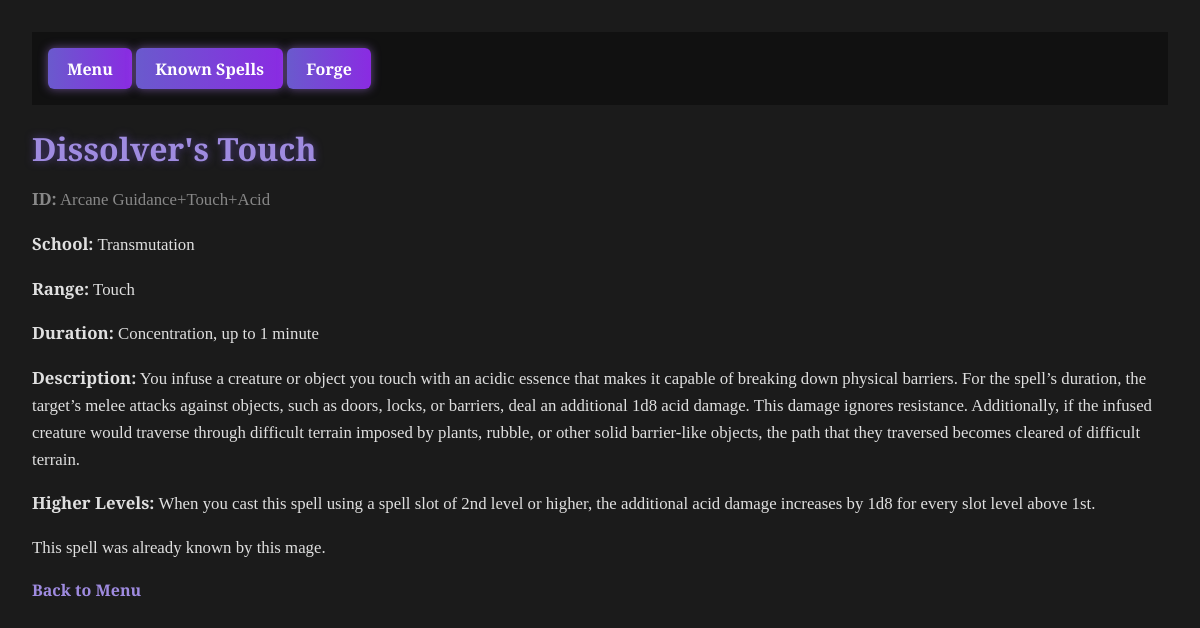
The app's page /spell/Arcane Guidance+Touch+Acid with its own data.
### tables this page shows
CREATE TABLE spell (
	id VARCHAR NOT NULL, 
	name VARCHAR NOT NULL, 
	school VARCHAR, 
	casting_time VARCHAR, 
	spell_range VARCHAR, 
	duration VARCHAR, 
	description TEXT, 
	higher_levels TEXT, 
	PRIMARY KEY (id)
);

### app.py (the view)
@app.route("/spell/<spell_id>")
def spell_detail(spell_id):
    conn = get_db_connection()
    spell = conn.execute("SELECT * FROM spell WHERE id = ?", (spell_id,)).fetchone()
    conn.close()
    if spell:
        return render_template("spell_result.html", spell=spell, known=True, mage_id="Nendo")  # Mage ID optional here
    else:
        return "Spell not found", 404

### app.py (called while the page is built)
def get_db_connection():
    import os
    DB_PATH = os.getenv("SPELLFORGE_DB", "spells.db")
    conn = sqlite3.connect(DB_PATH)
    conn.row_factory = sqlite3.Row
    return conn

### templates/spell_result.html (shortened to what this page needs)
<!DOCTYPE html>
<html>
<head>
    <link rel="stylesheet" href="{{ url_for('static', filename='style.css') }}">
</head>
<body>
    {% include 'navbar.html' %}
    <h1>{{ spell['name'] }}</h1>
    <p style="color: #888;"><strong>ID:</strong> {{ spell['id'] }}</p>
    <p><strong>School:</strong> {{ spell['school'] }}</p>
    <p><strong>Range:</strong> {{ spell['spell_range'] }}</p>
    <p><strong>Duration:</strong> {{ spell['duration'] }}</p>
    <p><strong>Description:</strong> {{ spell['description'] }}</p>
    <p><strong>Higher Levels:</strong> {{ spell['higher_levels'] }}</p>
    {% if known %}
        <p>This spell was already known by this mage.</p>
    {% else %}
        <p>This spell has been newly added to the mage's spellbook.</p>
    {% endif %}
    <a href="{{ url_for('menu', mage_id=mage_id) }}">Back to Menu</a>
</body>
</html>

### static/style.css (style rules this page uses)
body { font-family: 'Cinzel', serif; background-color: #1b1b1b; background-image: url("https://www.transparenttextures.com/patterns/dark-denim.png"); color: #ccc; margin: 0; padding: 2rem; }
h1, h2 { color: #9f8be0; text-shadow: 0 0 8px #4e3d82; margin-bottom: 1rem; }
p { font-size: 1.05rem; line-height: 1.6; color: #e0e0e0; }
a { color: #9f8be0; text-decoration: none; font-weight: bold; }

### records on screen
spell: name "Dissolver's Touch", id "Arcane Guidance+Touch+Acid", school "Transmutation", spell_range "Touch", duration "Concentration, up to 1 minute", description "You infuse a creature or object you touch with an acidic essence that makes it capable of breaking down physical barriers. For the spell’s duration, the target’s melee attacks against objects, such as doors, locks, or barriers, deal an additional 1d8 acid damage. This damage ignores resistance. Additionally, if the infused creature would traverse through difficult terrain imposed by plants, rubble, or other solid barrier-like objects, the path that they traversed becomes cleared of difficult terrain.", higher_levels "When you cast this spell using a spell slot of 2nd level or higher, the additional acid damage increases by 1d8 for every slot level above 1st."
